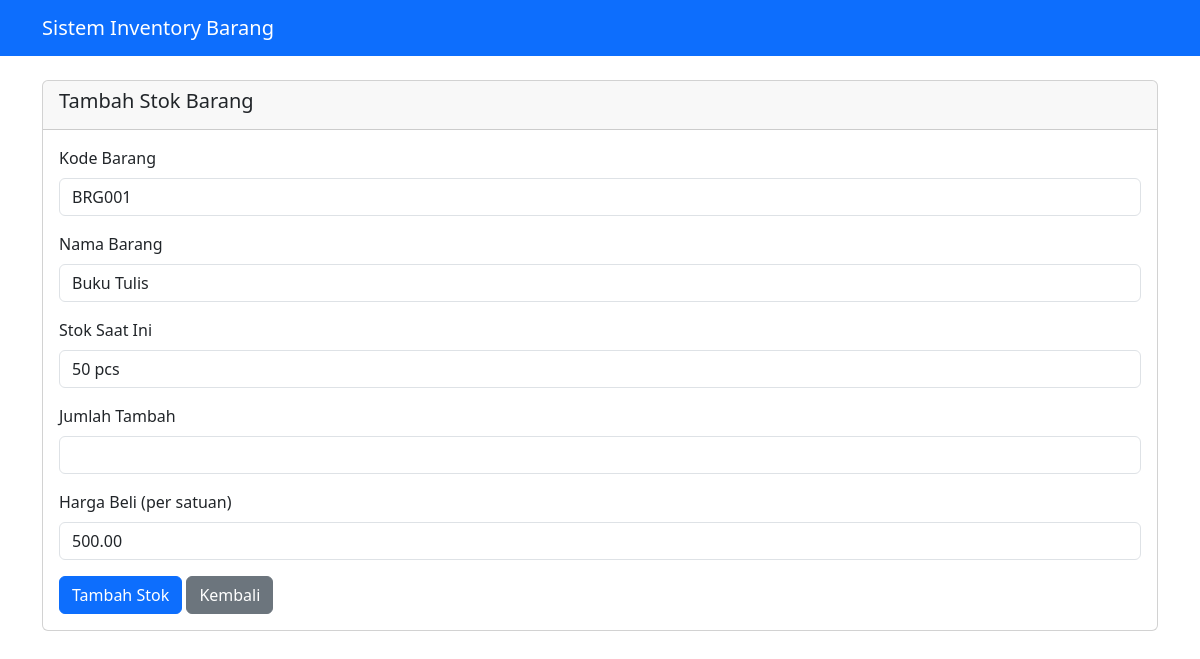
/tambah_stok.php?id=2, run on the app's committed database.
### tables this page shows
CREATE TABLE `tb_inventory` (
  `id_barang` int(10) NOT NULL,
  `kode_barang` varchar(20) NOT NULL,
  `nama_barang` varchar(50) NOT NULL,
  `jumlah_barang` int(10) NOT NULL,
  `satuan_barang` varchar(20) NOT NULL,
  `harga_beli` decimal(20,2) NOT NULL,
  `status_barang` tinyint(1) NOT NULL
);

### tambah_stok.php (the view, shortened to what this page needs)
<?php
include 'config.php';
$id = $_GET['id'];
$sql = "SELECT * FROM tb_inventory WHERE id_barang = $id";
$result = $conn->query($sql);
$row = $result->fetch_assoc();
?>
<!DOCTYPE html>
<html lang="en">
<head>
    <link href="https://cdn.jsdelivr.net/npm/bootstrap@5.3.0/dist/css/bootstrap.min.css" rel="stylesheet">
</head>
<body>
    <nav class="navbar navbar-expand-lg navbar-dark bg-primary">
        <div class="container">
            <a class="navbar-brand" href="#">Sistem Inventory Barang</a>
        </div>
    </nav>
    <div class="container mt-4">
        <div class="card">
            <div class="card-header">
                <h5>Tambah Stok Barang</h5>
            </div>
            <div class="card-body">
                <form action="proses_tambah_stok.php" method="POST">
                    <div class="mb-3">
                        <label class="form-label">Kode Barang</label>
                        <input type="text" class="form-control" value="<?php echo $row['kode_barang']; ?>" readonly>
                    </div>
                    <div class="mb-3">
                        <label class="form-label">Nama Barang</label>
                        <input type="text" class="form-control" value="<?php echo $row['nama_barang']; ?>" readonly>
                    </div>
                    <div class="mb-3">
                        <label class="form-label">Stok Saat Ini</label>
                        <input type="text" class="form-control" value="<?php echo $row['jumlah_barang'] . ' ' . $row['satuan_barang']; ?>" readonly>
                    </div>
                    <div class="mb-3">
                        <label for="jumlah_tambah" class="form-label">Jumlah Tambah</label>
                        <input type="number" class="form-control" id="jumlah_tambah" name="jumlah_tambah" min="1" required>
                    </div>
                    <div class="mb-3">
                        <label for="harga_beli" class="form-label">Harga Beli (per satuan)</label>
                        <input type="number" step="0.01" class="form-control" id="harga_beli" name="harga_beli" min="0" value="<?php echo $row['harga_beli']; ?>" required>
                    </div>
                    <button type="submit" class="btn btn-primary">Tambah Stok</button>
                    <a href="index.php" class="btn btn-secondary">Kembali</a>
                </form>
            </div>
        </div>
    </div>
</body>
</html>

### data on the page
tb_inventory: kode_barang "BRG001", nama_barang "Buku Tulis", jumlah_barang+satuan_barang "50 pcs", harga_beli "500.00"
